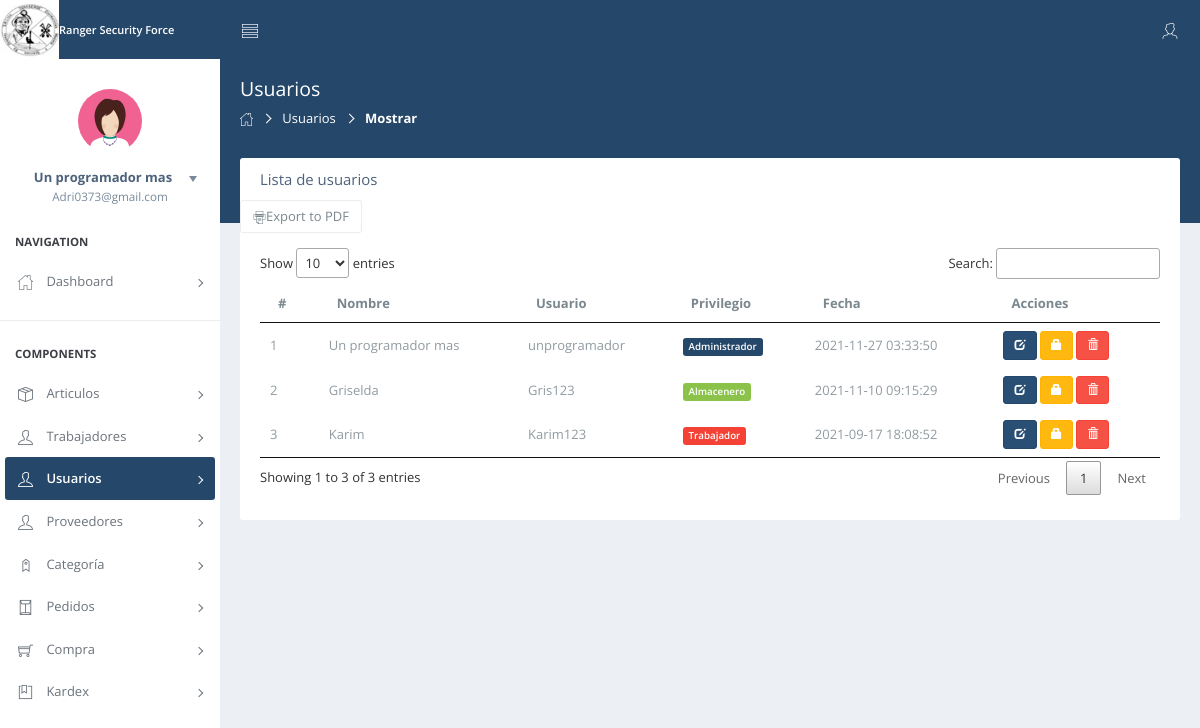
Page /view/usuarios/mostrar.php (signed in) on the committed database.
### tables this page shows
CREATE TABLE `usuarios` (
  `id` int(11) NOT NULL,
  `nombre` varchar(30) NOT NULL,
  `usuario` varchar(15) NOT NULL,
  `correo` varchar(25) NOT NULL,
  `contra` varchar(255) NOT NULL,
  `estado` char(1) NOT NULL,
  `privilegio` char(1) NOT NULL,
  `fecha` timestamp NOT NULL DEFAULT current_timestamp() ON UPDATE current_timestamp()
);

### view/usuarios/mostrar.php (the view, shortened to what this page needs)
<!DOCTYPE html>
<html lang="es">
<head>
    <link href="..\..\assets\css\bootstrap.min.css" rel="stylesheet">
    <link href="..\..\assets\css\nifty.min.css" rel="stylesheet">
    <link href="..\..\assets\css\demo\nifty-demo-icons.min.css" rel="stylesheet">
    <link href="..\..\assets\plugins\themify-icons\themify-icons.min.css" rel="stylesheet">
    <link href="..\..\assets\plugins\pace\pace.min.css" rel="stylesheet">
    <link href="..\..\assets\css\demo\nifty-demo.min.css" rel="stylesheet">
  <link href="..\..\assets\plugins/DataTables/css/datatables.css" rel="stylesheet">
</head>
<body>
    <div id="container" class="effect aside-float aside-bright mainnav-lg">
        <header id="navbar">
            <div id="navbar-container" class="boxed">
                <div class="navbar-header">
                    <a href="pages-admin.php" class="navbar-brand">
                         <img src="..\..\assets\images\logo.png" alt="Ranger Logo" class="brand-icon">
                        <div class="brand-title">
                            <span class="brand-text" style="font-size: 11px;">Ranger Security Force</span>
                        </div>
                    </a>
                </div>
                <div class="navbar-content">
                    <ul class="nav navbar-top-links">
                        <li class="tgl-menu-btn">
                            <a class="mainnav-toggle" href="#">
                                <i class="demo-pli-list-view"></i>
                            </a>
                        </li>
                    </ul>
                    <ul class="nav navbar-top-links">
                        <li id="dropdown-user" class="dropdown">
                            <a href="#" data-toggle="dropdown" class="dropdown-toggle text-right">
                                <span class="ic-user pull-right">
                                    <i class="demo-pli-male"></i>
                                </span>
                            </a>
                        </li>
                    </ul>
                </div>
            </div>
        </header>
        <div class="boxed">
            <div id="content-container">
                <div id="page-head">
                    <div id="page-title">
                        <h1 class="page-header text-overflow">Usuarios</h1>
                    </div>
                    <ol class="breadcrumb">
					<li><a href="../admin/pages-admin.php"><i class="demo-pli-home"></i></a></li>
					<li><a href="mostrar.php">Usuarios</a></li>
					<li class="active">Mostrar</li>
                    </ol>
                </div>
                <div id="page-content">
					<div class="panel">
					    <div class="panel-heading">
					        <h3 class="panel-title">Lista de usuarios</h3>
					    </div>
                        <a href="reporte.php"  class="btn btn-default" title="PDF" type="button"><i class="demo-pli-printer"></i>Export to PDF</a>
					    <div class="panel-body">
							<?php
								function connect(){
								return new mysqli("localhost","root","","ranger_security");
								}
								$con = connect();
								$sql = "SELECT * FROM usuarios";
								$query  =$con->query($sql);
								$data =  array();
									if($query){
										while($r = $query->fetch_object()){
												$data[] = $r;
												}
											}
							?>
							<?php if(count($data)>0):?>
					        <table id="myTable" cellspacing="0" width="100%">
					            <thead>
					                <tr>
					                    <th>#</th>
					                    <th>Nombre</th>
					                    <th class="min-tablet">Usuario</th>
					                   <th class="min-tablet">Privilegio</th>
					                    <th class="min-desktop">Fecha</th>
                                        <th class="min-desktop">Acciones</th>
					                </tr>
					            </thead>
					            <tbody>
									<?php foreach($data as $d):?>
										<tr>
											<td><span class="text-muted"><?php echo $d->id; ?></span></td>
                                                    <td><span class="text-muted"><?php echo $d->nombre; ?></span></td>
                                                    <td><span class="text-muted"><?php echo $d->usuario; ?></span></td>
													<td><?php
                               if($d->privilegio == '1')
                                   echo " <span class='label label-primary'>Administrador</span>";
                               else
                                   if($d->privilegio == '2')
                               echo "<span class='label label-success'>Almacenero</span>";
                            else
                                   if($d->privilegio == '3')
                               echo "<span class='label label-danger'>Trabajador</span>";
                               ?></td>
													<td><span class="text-muted"><?php echo $d->fecha; ?></span></td>
													<td>
														<a href="#edit_<?php echo $d->id; ?>"title="Editar datos"  class="btn btn-primary btn-sm" data-toggle="modal"><span class="glyphicon glyphicon-edit" aria-hidden="true"></span></a>
                                                        <a href="#pass_<?php echo $d->id; ?>"title="Password"  class="btn btn-warning btn-sm" data-toggle="modal"><span class="glyphicon glyphicon-lock" aria-hidden="true"></span></a>
														<a href="#delete_<?php echo $d->id; ?>"title="Eliminar datos" data-toggle="modal" class="btn btn-danger btn-sm"><span class="glyphicon glyphicon-trash del-btn" aria-hidden="true"></span></a>
                                        			</td>
										</tr>
									<?php endforeach; ?>
                                	<?php else:?>
									<p class="alert alert-warning"><strong>No hay datos</strong></p>
									<?php endif; ?>
					            </tbody>
					        </table>
					    </div>
					</div>
                </div>
            </div>
            <nav id="mainnav-container">
                <div id="mainnav">
                    <div id="mainnav-menu-wrap">
                        <div class="nano">
                            <div class="nano-content">
                                <div id="mainnav-profile" class="mainnav-profile">
                                    <div class="profile-wrap text-center">
                                        <div class="pad-btm">
                                            <img class="img-circle img-md" src="..\..\assets\images\7.png" alt="Profile Picture">
                                        </div>
                                        <a href="#profile-nav" class="box-block" data-toggle="collapse" aria-expanded="false">
                                            <span class="pull-right dropdown-toggle">
                                                <i class="dropdown-caret"></i>
                                            </span>
                                            <p class="mnp-name"><?php echo ucfirst($_SESSION['nombre']); ?></p>
                                            <span class="mnp-desc"><?php echo ucfirst($_SESSION['correo']); ?></span>
                                        </a>
                                    </div>
                                </div>
  							<ul id="mainnav-menu" class="list-group">
						            <li class="list-header">Navigation</li>
						            <li>
						                <a href="..\admin\pages-admin.php">
						                    <i class="demo-pli-home"></i>
						                    <span class="menu-title">Dashboard</span>
											<i class="arrow"></i>
						                </a>
						            </li>
						            <li class="list-divider"></li>
						            <li class="list-header">Components</li>
                                    <li>
						                <a href="#">
						                    <i class="ti-package"></i>
						                    <span class="menu-title">Articulos</span>
											<i class="arrow"></i>
						                </a>
						            </li>
						            <li>
						                <a href="#">
						                    <i class="ti-user"></i>
						                    <span class="menu-title">Trabajadores</span>
											<i class="arrow"></i>
						                </a>
						            </li>
                                    <li class="active-sub">
                                        <a href="#">
                                            <i class="ti-user"></i>
                                            <span class="menu-title">Usuarios</span>
                                            <i class="arrow"></i>
                                        </a>
                                    </li>
									<li>
						                <a href="#">
						                    <i class="ti-user"></i>
						                    <span class="menu-title">Proveedores</span>
											<i class="arrow"></i>
						                </a>
						            </li>
                                    <li>
						                <a href="#">
						                    <i class="ti-tag"></i>
						                    <span class="menu-title">Categoría</span>
											<i class="arrow"></i>
						                </a>
						            </li>
                                    <li>
						                <a href="#">
						                    <i class="ti-envelope"></i>
						                    <span class="menu-title">Pedidos</span>
											<i class="arrow"></i>
						                </a>
						            </li>
                                    <li>
                                        <a href="#">
                                            <i class="ti-shopping-cart"></i>
                                            <span class="menu-title">Compra</span>
                                            <i class="arrow"></i>
                                        </a>
                                    </li>
                                    <li>
                                        <a href="#">
                                            <i class="ti-bookmark-alt"></i>
                                            <span class="menu-title">Kardex</span>
                                            <i class="arrow"></i>
                                        </a>
                                    </li>
                                </ul>
                            </div>
                        </div>
                    </div>
                </div>
            </nav>
        </div>
    </div>
</body>
</html>

### rows in the picture
usuarios: id "1", nombre "Un programador mas", usuario "unprogramador", privilegio "Administrador", fecha "2021-11-27 03:33:50"
usuarios: id "2", nombre "Griselda", usuario "Gris123", privilegio "Almacenero", fecha "2021-11-10 09:15:29"
usuarios: id "3", nombre "Karim", usuario "Karim123", privilegio "Trabajador", fecha "2021-09-17 18:08:52"

### other values in the picture
$_SESSION['nombre'] "Un programador mas"
$_SESSION['correo'] "Adri0373@gmail.com"
